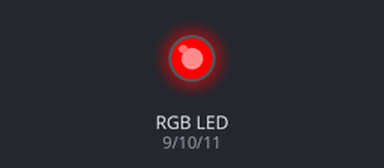
This sketch was run on a simulated Arduino Uno, built with avr-gcc and run on an emulated ATmega328P. Parts: an RGB LED mixed from three pins (HIGH = lit). Dim RGB values are drawn brighter than linear.

Above: at 0.05 s.
At 2.05 s:
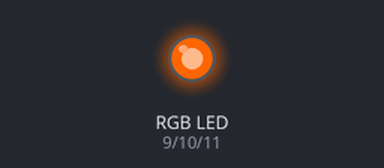
At 3.5 s:
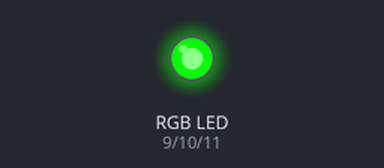
At 4.35 s:
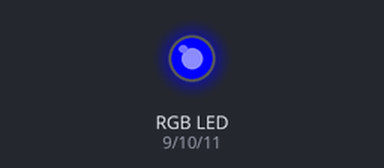
At 5.25 s:
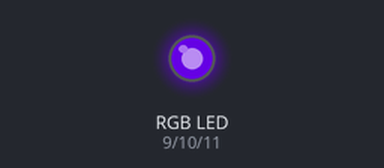
At 7.0 s:
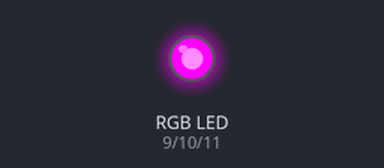
Timing chart, 0 to 9.1 s (numbered marks = the images above):
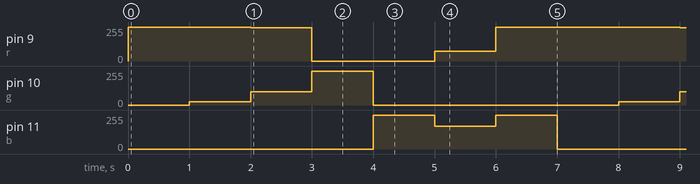

Measured:
- by itself, pin 9 (r): repeats every 7.0 s: 250/255 1.0 s, 0/255 2.0 s, 75/255 1.0 s, 255/255 3.0 s
- by itself, pin 10 (g): repeats every 7.0 s: 100/255 1.0 s, 255/255 1.0 s, 0/255 4.0 s, 25/255 1.0 s
- by itself, pin 11 (b): repeats every 7.0 s: 170/255 1.0 s, 255/255 1.0 s, 0/255 4.0 s, 255/255 1.0 s

The sketch:

LED.ino
```cpp
int r = 9; //red connected to pin 9
int g = 10; //green connected to pin 10
int b = 11; //blue connected to pin 11

void setup() {
  //declaring pins as outputs
  pinMode(r, OUTPUT);
  pinMode(g, OUTPUT);
  pinMode(b, OUTPUT);
}

void loop() {
  colorChange(255, 0, 0); //red
  delay(1000); //one sec delay
  colorChange(255, 25, 0); //orange
  delay(1000); //one sec delay*/
  colorChange(250, 100, 0); //yellow
  delay(1000); //one sec delay
  colorChange(0, 255, 0); //green
  delay(1000); //one sec delay
  colorChange(0, 0, 255); //blue
  delay(1000); //one sec delay
  colorChange(75, 0, 170); //indigo
  delay(1000); //one sec delay
  colorChange(255, 0, 255); //purple
  delay(1000); //one sec delay
}

void colorChange(int red, int green, int blue) {
  analogWrite(r, red);
  analogWrite(g, green);
  analogWrite(b, blue);
}
```
